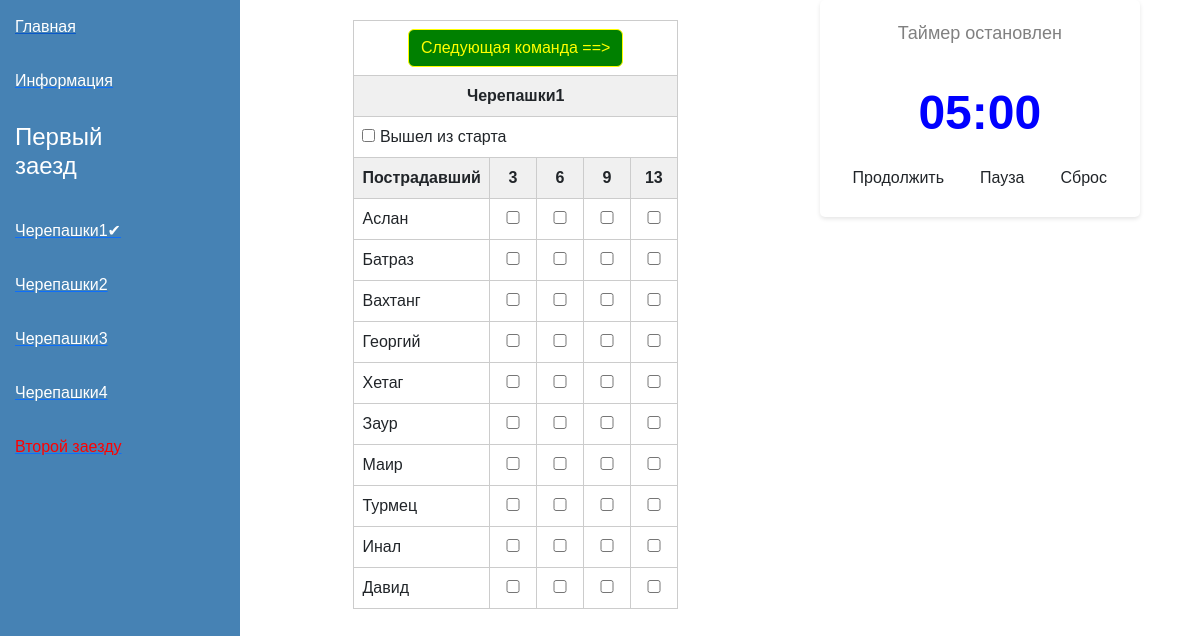
/timer/8/pilot/1/9 (signed in), run on the app's committed database.
### for_work_with_database/class_db_team.py (models this page shows)
class TeamDB(SqlAlchemyBase):
    __tablename__ = 'teams'
    id = sqlalchemy.Column(sqlalchemy.Integer, primary_key=True, autoincrement=True)
    name_command = sqlalchemy.Column(sqlalchemy.String)
    name_of_organization = sqlalchemy.Column(sqlalchemy.String)
    first_score = sqlalchemy.Column(sqlalchemy.Text)
    second_score = sqlalchemy.Column(sqlalchemy.Text)
    nomination = sqlalchemy.Column(sqlalchemy.Integer)
    competition_id = sqlalchemy.Column(sqlalchemy.Integer)
    manager = sqlalchemy.Column(sqlalchemy.String)
    number_phone_of_manager = sqlalchemy.Column(sqlalchemy.String)
    email_of_manager = sqlalchemy.Column(sqlalchemy.String)
    name_first_member = sqlalchemy.Column(sqlalchemy.String)
    last_name_first_member = sqlalchemy.Column(sqlalchemy.String)
    middle_name_first_member = sqlalchemy.Column(sqlalchemy.String)
    date_birthday_first_member = sqlalchemy.Column(sqlalchemy.String)
    certificate_PFDO_first_member = sqlalchemy.Column(sqlalchemy.String)
    name_second_member = sqlalchemy.Column(sqlalchemy.String)
    middle_name_second_member = sqlalchemy.Column(sqlalchemy.String)
    last_name_second_member = sqlalchemy.Column(sqlalchemy.String)
    date_birthday_second_member = sqlalchemy.Column(sqlalchemy.String)
    certificate_PFDO_second_member = sqlalchemy.Column(sqlalchemy.String)
    final_top = sqlalchemy.Column(sqlalchemy.Integer)
    final_score = sqlalchemy.Column(sqlalchemy.Integer)
    random_queue = sqlalchemy.Column(sqlalchemy.Integer)

### main.py (the view)
@app.route("/timer/<int:competition_id>/<string:nomination>/<int:number_of_launch>/<int:id_team>", methods=["GET", "POST"])
@limiter.limit("5/second")
def timer(competition_id, nomination, number_of_launch, id_team):
    if not current_user.is_authenticated:
        return redirect("/")
    if request.method == 'POST':
        """
            ***Здесь будут считаться баллы
        """
        return redirect(f"/timer/{competition_id}/{nomination}/{number_of_launch}/{id_team}")
    if request.method == "GET":
        sess = db_session.create_session()
        teams = sess.query(TeamDB).filter(TeamDB.competition_id == competition_id).all()
        team = sess.query(TeamDB).filter(TeamDB.id == id_team).first()
        print(team.name_command, 1)
        return render_template("timer.html",
                               affected_persons=const_data_json["list_of_affected"],
                               len=len,
                               team=team,
                               teams=teams,
                               nomination=nomination,
                               numb=0,
                               competition_id=competition_id, number_of_launch=number_of_launch)

### for_work_with_database/db_session.py (called while the page is built)
def create_session() -> Session:
    global __factory
    return __factory()

### main.py (called while the page is built)
@login_manager.user_loader
def load_user(user_id):
    db_sess = db_session.create_session()
    return db_sess.query(User).get(user_id)

### templates/timer.html (shortened to what this page needs)
<!DOCTYPE html>
<html lang="en">
<head>
</head>
<head>
    <link href="https://cdn.jsdelivr.net/npm/bootstrap@5.2.0/dist/css/bootstrap.min.css" rel="stylesheet">
    <link rel="stylesheet" href="https://cdn.jsdelivr.net/npm/bootstrap-icons@1.4.0/font/bootstrap-icons.css">
</head>
<body>
    <div class="menu-container">
        <a href="/">
            <button class="menu-button">Главная</button>
        </a>
        <a href="/information_about_competition/{{ competition_id }}/{{ nomination }}/{{ number_of_launch }}">
            <button class="menu-button">Информация</button>
        </a>
        {% if number_of_launch == 1 %}
            <h4 class="text_message_at_menu_buttons">Первый заезд</h4>
        {% else %}
            <h4 class="text_message_at_menu_buttons">Второй заезд</h4>
        {% endif %}
        {% for current_team in teams %}
            {% if len(current_team.name_command) > 30 %}
                {% if current_team.id == team.id %}
                    <a href="/timer/{{competition_id}}/{{nomination}}/{{number_of_launch}}/{{current_team.id}}">
                        <button class="menu-button">{{ current_team.name_command[:30] + "...✔" }}</button>
                    </a>
                {% else %}
                    <a href="/timer/{{competition_id}}/{{nomination}}/{{number_of_launch}}/{{current_team.id}}">
                        <button class="menu-button">{{ current_team.name_command[:30] + "..." }}</button>
                    </a>
                {% endif%}
            {% else %}
                {% if current_team.id == team.id %}
                    <a href="/timer/{{competition_id}}/{{nomination}}/{{number_of_launch}}/{{current_team.id}}">
                        <button class="menu-button">{{ current_team.name_command + "✔" }}</button>
                    </a>
                {% else %}
                    <a href="/timer/{{competition_id}}/{{nomination}}/{{number_of_launch}}/{{current_team.id}}">
                        <button class="menu-button">{{ current_team.name_command }}</button>
                    </a>
                {% endif %}
            {% endif %}
        {% endfor %}
        {% if number_of_launch == 1%}
            <a href="/timer/{{ competition_id }}/{{nomination}}/2/{{teams[0].id}}">
                <button class="menu-button"><font color="red">Второй заезду</font></button>
            </a>
        {% else %}
            <a href="/timer/{{ competition_id }}/{{nomination}}/1/{{teams[0].id}}">
                <button class="menu-button"><font color="red">Первый заезд</font></button>
            </a>
        {% endif %}
    </div>
    <form method="POST" id="form_for_timer_for_competition">
        <div style="display: flex;">
        <table style="margin-top: 0%; margin-left: 70%; margin-top: 20px" >
            <tr>
                <td colspan="5">
                    <div align="center">
                        <button class="btn btn-reset" type="submit" style="background-color: green; border-color: yellow;"><font color="yellow">Следующая команда ==></font></button>
                    </div>
                </td>
            </tr>
            <tr>
                    {% if len(team.name_command) > 30 %}
                        <th colspan="5">
                            <div align="center">
                                {{team.name_command[:30] + "..."}}
                            </div>
                        </th>
                    {% else %}
                        <th colspan="5">
                            <div align="center">
                                {{team.name_command}}
                            </div>
                        </th>
                    {% endif %}
            </tr>
            <tr>
                <td colspan="5">
                    <input type="checkbox" id="score_start" value="3">
                    <label for="score_3">Вышел из старта</label>
                </td>
            </tr>
            <tr>
                <th>
                    <div align="center">
                        Пострадавший
                    </div>
                </th>
                <th>
                    <div align="center">3
                    </div>
                </th>
                <th>
                    <div align="center">6
                    </div>
                </th>
                <th>
                    <div align="center">9
                    </div>
                </th>
                <th>
                    <div align="center">13
                    </div>
                </th>
            </tr>
            <tbody>
            {% for index_person in range(len(affected_persons)) %}
            <tr>
                <td>{{affected_persons[index_person]}}</td>
                <td>
                    <input type="checkbox" id="score_3" form="form_for_timer_for_competition" name="{{index_person}}_3" value="3" style="width: 30px; heigh: 30px">
                </td>
                <td>
                    <input type="checkbox" id="score_6" form="form_for_timer_for_competition" name="{{index_person}}_6" value="6" style="width: 30px; heigh: 30px">
                </td>
                <td>
                    <input type="checkbox" id="score_9" form="form_for_timer_for_competition" name="{{index_person}}_9" value="9" style="width: 30px; heigh: 30px">
                </td>O)
                <td>
                    <input type="checkbox" id="score_13" form="form_for_timer_for_competition" name="{{index_person}}_13" value="13" style="width: 30px; heigh: 30px;">
                </td>
            </tr>
            {% endfor %}
            </tbody>
        </table>
        </div>
    </form>
    <div style="margin-left: 25%; padding: 20px; ">
    </div>
<div class="timer-container">
    <div class="timer-state" id="timerState">Таймер остановлен</div>
    <div class="timer" id="timer">5:00</div>
    <div class="btn-container">
      <button class="btn btn-start"  type="button" id="startButton">Продолжить</button>
      <button class="btn btn-pause" type="button" id="pauseButton">Пауза</button>
      <button class="btn btn-reset" type="button" id="resetButton">Сброс</button>
    </div>
</div>
</body>
</body>
</html>

### templates/timer.html (style rules this page uses)
body { margin: 0; padding: 0; display: flex; justify-content: flex-end; align-items: flex-start; min-height: 100vh; background-color: white; font-family: Arial, sans-serif; }
.timer-container { display: flex; flex-direction: column; align-items: center; margin-right: 5% ; padding: 20px; background-color: white; box-shadow: 0 2px 4px rgba(0, 0, 0, 0.1); border-radius: 5px; }
.timer { margin-top: 20px; font-size: 48px; font-weight: bold; color: blue; margin-bottom: 10px; }
.timer-state { font-size: 18px; color: gray; margin-bottom: 10px; }
.btn-container { display: flex; gap: 10px; }
.btn { padding: 10px 20px; border: none; border-radius: 5px; cursor: pointer; font-size: 16px; font-weight: bold; color: white; transition: background-color 0.3s ease; }
.btn-start { background-color: blue; }
.btn-pause, .btn-reset { background-color: gray; }
table { width: 100%; border-collapse: collapse; }
th, td { border: 1px solid #ccc; padding: 8px; text-align: left; }
th { background-color: #f0f0f0; }
body { margin: 0; padding: 0; font-family: Arial, sans-serif; }
.menu-container { position: fixed; top: 0; left: 0; width: 20%; height: 100%; background-color: #4682B4; color: #fff; overflow-y: auto; }
.menu-button { display: block; width: 100%; padding: 15px; box-sizing: border-box; text-align: left; text-decoration: none; color: #fff; border: none; background-color: transparent; transition: background-color 0.3s; }
.text_message_at_menu_buttons { display: block; width: 25%; padding: 15px; box-sizing: border-box; text-align: left; text-decoration: none; color: #fff; border: none; background-color: transparent; transition: background-color 0.3s; }

### data on the page
TeamDB: name_command "Черепашки1✔", name_command "Черепашки1"
TeamDB: name_command "Черепашки2"
TeamDB: name_command "Черепашки3"
TeamDB: name_command "Черепашки4"

### other printed values
{{ affected_persons[index_person] }} "Аслан" "Батраз" "Вахтанг" "Георгий" "Хетаг" "Заур" "Маир" "Турмец" "Инал" "Давид"
